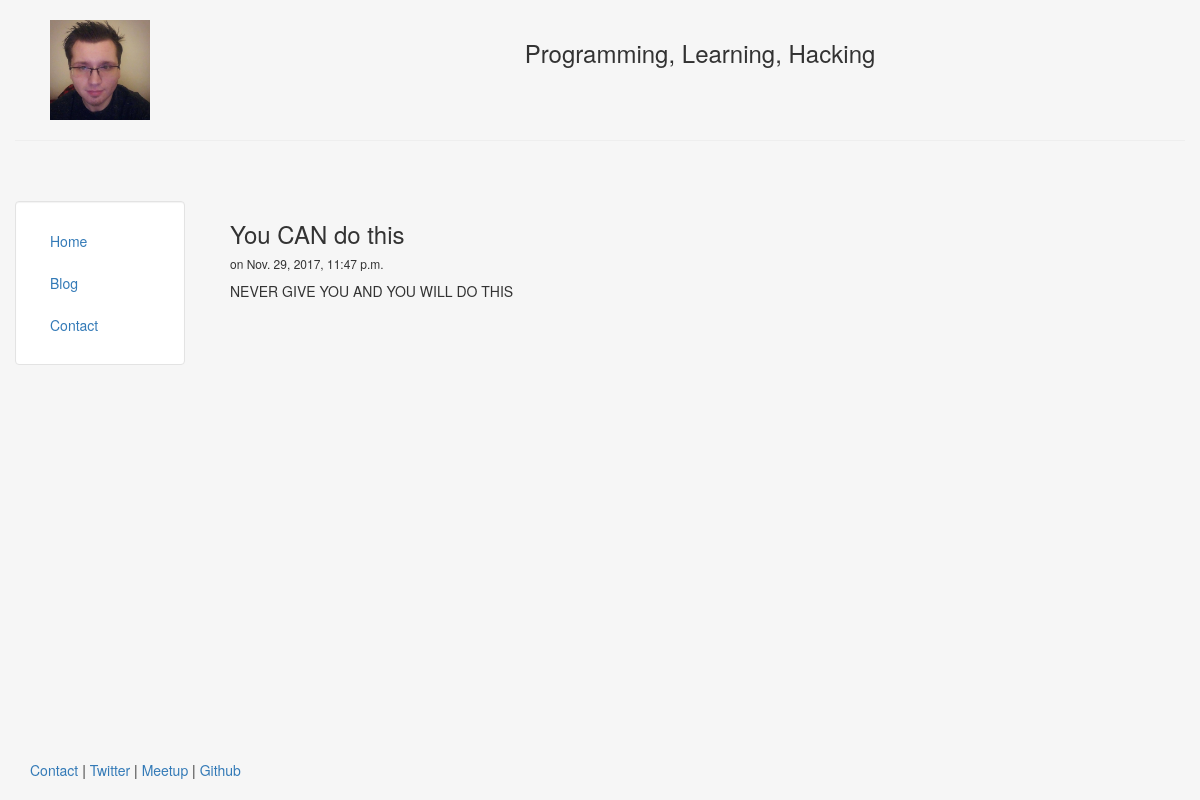
/blog/8, run on the app's committed database.
### blog/models.py (models this page shows, shortened)
class Post(models.Model):
    title = models.CharField(max_length=140)
    body = models.TextField()
    date = models.DateTimeField()

### blog/templates/blog/post.html
{% extends "personal/header.html" %}
{% block content %}
	<h3>{{ post.title }}</h3>
	<h6>on {{post.date}}</h6>
	{{post.body|safe|linebreaks}}
{% endblock %}

### personal/templates/personal/header.html (style rules this page uses)
html, body { height:100% }

### data on the page
Post: title "You CAN do this", date "Nov. 29, 2017, 11:47 p.m.", body "NEVER GIVE YOU AND YOU WILL DO THIS"
